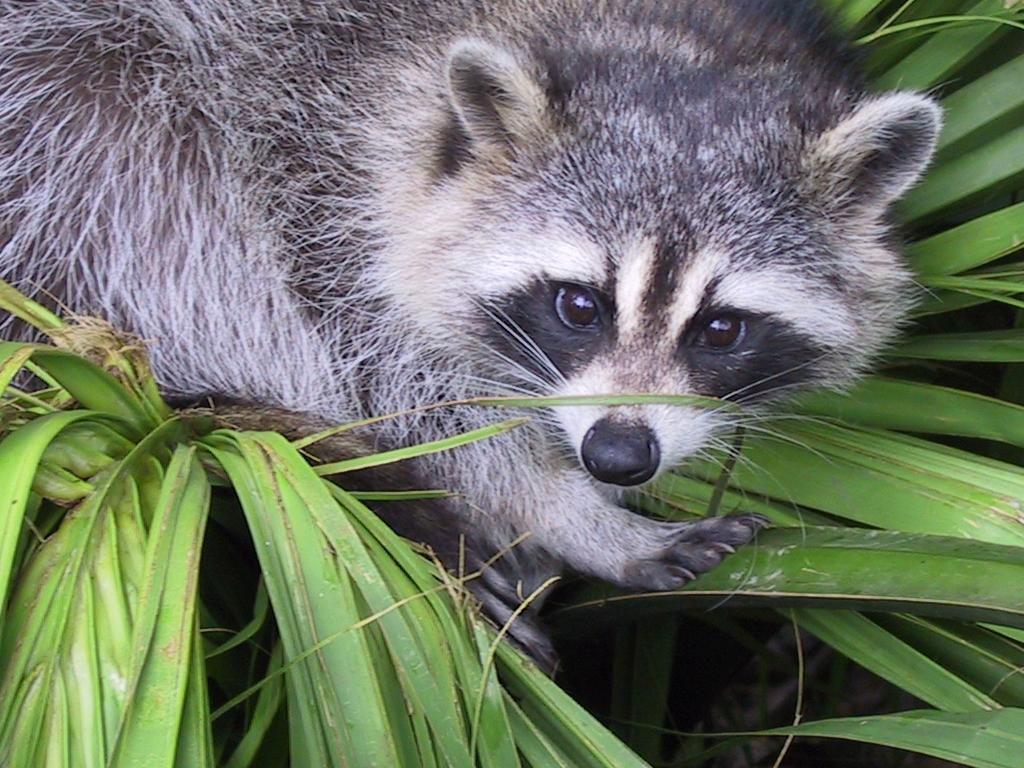
#> input picture python_01/ex03/animal.jpeg, 1024 x 768 px
$ python test.py
#> lines starting #> are read from the running program, lines starting #| are printed output that depends on the picture
### python_01/ex03/load_image.py
import numpy as np
from PIL import Image
import os


def check_file(path: str) -> None:
    """Raise an error if path is not an existing, readable file."""
    if not isinstance(path, str) or not path:
        raise ValueError("path must be a non-empty string")
    if not os.path.exists(path):
        raise FileNotFoundError(f"no such file: {path}")
    if not os.path.isfile(path):
        raise IsADirectoryError(f"not a file: {path}")
    if not os.access(path, os.R_OK):
        raise PermissionError(f"permission denied: {path}")


def ft_load(path: str) -> np.array:
    """Load a JPEG image and return its RGB pixels as a numpy array."""
    check_file(path)
    image = Image.open(path)
    if image.format != 'jpg' and image.format != 'JPEG':
        raise TypeError("image type only jpg or jpeg")
    np_image = np.array(image.convert("RGB"))
    print(f"The shape of image is: {np_image.shape}")
    return np_image


def main():
    print(ft_load("landscape.jpg"))

# [2 lines that do not run on import are left out]


### python_01/ex03/zoom.py
import numpy as np
import matplotlib.pyplot as plt
from PIL import Image
from load_image import ft_load


def check_image(image: np.ndarray) -> None:
    """Raise an error if image is not a non-empty (H, W, 3) uint8 array."""
    if not isinstance(image, np.ndarray):
        raise TypeError("image must be a numpy array")
    if image.ndim != 3 or image.shape[2] != 3:
        raise ValueError(f"image must have shape (H, W, 3), "
                         f"got {image.shape}")
    if image.size == 0:
        raise ValueError("image is empty")
    if image.dtype != np.uint8:
        raise TypeError(f"image dtype must be uint8, got {image.dtype}")


def check_area(image: np.ndarray, x_start: int, x_end: int,
               y_start: int, y_end: int) -> None:
    """Raise an error if the crop bounds are not ints inside the image."""
    bounds = {"x_start": x_start, "x_end": x_end,
              "y_start": y_start, "y_end": y_end}
    for name, value in bounds.items():
        if type(value) is not int:
            raise TypeError(f"{name} must be an int, "
                            f"got {type(value).__name__}")
    height, width = image.shape[:2]
    if not 0 <= x_start < x_end <= height:
        raise ValueError(f"rows must satisfy 0 <= x_start < x_end <= "
                         f"{height}, got {x_start}:{x_end}")
    if not 0 <= y_start < y_end <= width:
        raise ValueError(f"columns must satisfy 0 <= y_start < y_end <= "
                         f"{width}, got {y_start}:{y_end}")


def image_gray(image: np.ndarray) -> np.ndarray:
    """Convert an RGB image array to a 2D grayscale array (uint8)."""
    return np.array(Image.fromarray(image).convert("L"))


def image_zoom(image: np.ndarray, x_start: int, x_end: int,
               y_start: int, y_end: int) -> np.ndarray:
    """Crop the grayscale image to rows x_start:x_end and columns
    y_start:y_end, print its shape and pixels, display and return it."""
    check_image(image)
    check_area(image, x_start, x_end, y_start, y_end)
    print(image)
    gray = image_gray(image)
    zoom_img = gray[x_start:x_end, y_start:y_end, np.newaxis]
    print(f"New shape after slicing: {zoom_img.shape} "
          f"or {zoom_img.shape[:2]}")
    print(zoom_img)
    plt.imshow(zoom_img[:, :, 0], cmap="gray")
    plt.show()
    return zoom_img


# [7 lines left out: function main, not called in this run]


# [2 lines that do not run on import are left out]

### python_01/ex03/test.py
import matplotlib
matplotlib.use("Agg")
import matplotlib.pyplot as plt  # noqa: E402
import contextlib  # noqa: E402
import io  # noqa: E402
import os  # noqa: E402
import subprocess  # noqa: E402
import sys  # noqa: E402
import numpy as np  # noqa: E402
from PIL import Image  # noqa: E402
import zoom  # noqa: E402
from zoom import image_zoom  # noqa: E402
from load_image import ft_load  # noqa: E402

GREEN = "\033[92m"
RED = "\033[91m"
YELLOW = "\033[93m"
RESET = "\033[0m"

passed = 0
failed = 0

HERE = os.path.dirname(os.path.abspath(__file__))
ANIMAL = os.path.join(HERE, "animal.jpeg")
HANDLED = (TypeError, ValueError)
shown = []


def fake_show(*args, **kwargs) -> None:
    """Replace plt.show: remember what was drawn instead of opening a
    window."""
    images = plt.gca().get_images()
    shown.append(np.asarray(images[-1].get_array()) if images else None)
    plt.close("all")


plt.show = fake_show


def report(name: str, ok: bool, detail: str = "") -> None:
    """Print a single test result and update counters."""
    global passed, failed
    if ok:
        passed += 1
        print(f"{GREEN}[OK]{RESET}   {name}")
    else:
        failed += 1
        print(f"{RED}[FAIL]{RESET} {name}  {detail}")


def section(title: str) -> None:
    print(f"\n{YELLOW}=== {title} ==={RESET}")


def run(*args):
    """Call image_zoom(*args), capture stdout. Returns (result, out, exc)."""
    buf = io.StringIO()
    result, exc = None, None
    shown.clear()
    with contextlib.redirect_stdout(buf):
        try:
            result = image_zoom(*args)
        except Exception as e:
            exc = e
    return result, buf.getvalue(), exc


def expect_error(name: str, *args) -> None:
    """Bad input must raise TypeError/ValueError, print nothing and show
    nothing."""
    result, out, exc = run(*args)
    if isinstance(exc, HANDLED):
        report(f"{name}  ({type(exc).__name__}: {exc})",
               out == "" and not shown,
               f"-> printed {out[:60]!r} / showed {len(shown)} image(s)")
    elif exc is not None:
        report(name, False, f"-> raised {type(exc).__name__}: {exc}, "
                            f"expected TypeError/ValueError")
    else:
        report(name, False, f"-> no error, returned "
                            f"{type(result).__name__}")


def gray_of(image: np.ndarray) -> np.ndarray:
    return np.array(Image.fromarray(image).convert("L"))


def main():
    with contextlib.redirect_stdout(io.StringIO()):
        animal = ft_load(ANIMAL)
#> in ft_load, image is the input picture: PIL image 1024x768 RGB; mean R, G, B 110.7, 117.7, 102.1
    original = animal.copy()

    # ---------------------------------------------------------------
    section("Subject example (animal.jpeg, 100:500, 450:850)")
    result, out, exc = run(animal, 100, 500, 450, 850)
#> in image_gray, `return np.array(Image.fromarray(image).convert("L"))`:
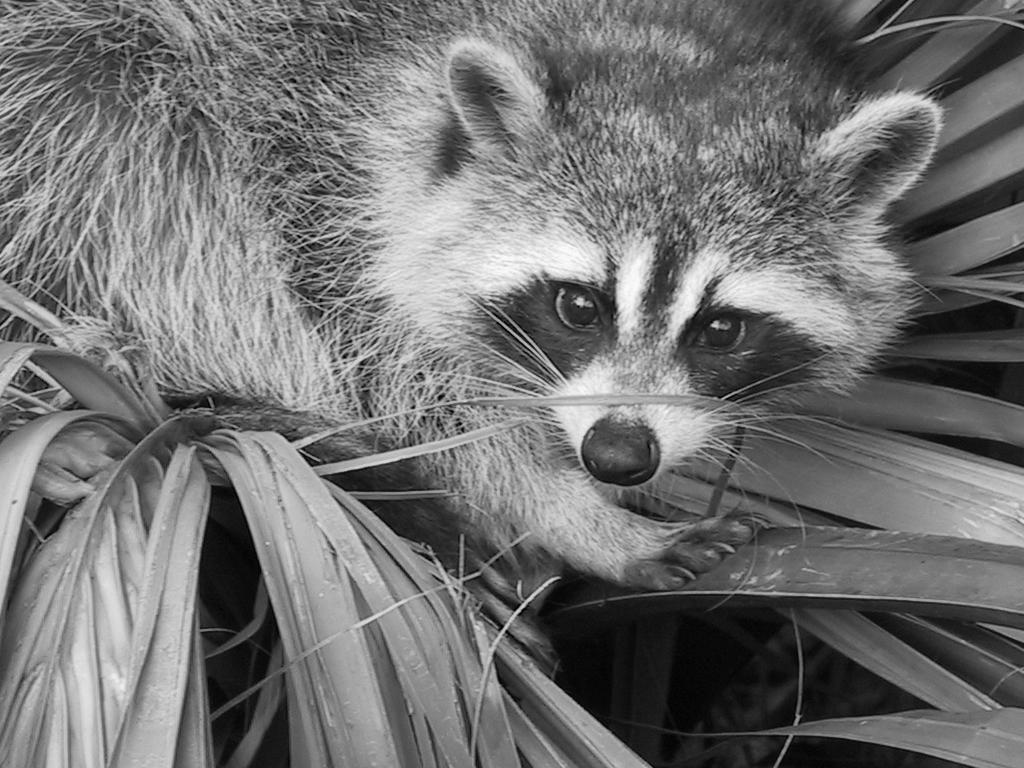
#> returned value: shape (768, 1024); min 0, max 253, mean 113.8
#> in image_zoom, `zoom_img = gray[x_start:x_end, y_start:y_end, np.newaxis]`:
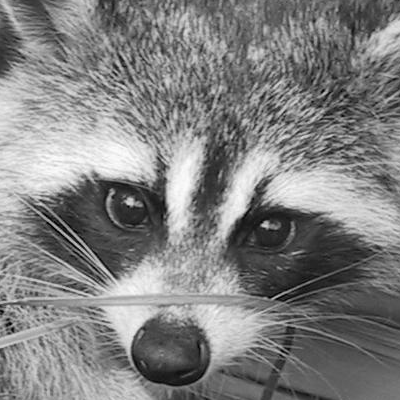
#> zoom_img: shape (400, 400, 1); min 0, max 253, mean 128.8
    report("no exception", exc is None, f"-> {exc!r}")
    report("returns (400, 400, 1) ndarray",
           isinstance(result, np.ndarray) and result.shape == (400, 400, 1),
           f"-> {getattr(result, 'shape', result)}")
    report("dtype uint8", getattr(result, "dtype", None) == np.uint8,
           f"-> {getattr(result, 'dtype', None)}")
    want = "New shape after slicing: (400, 400, 1) or (400, 400)"
    report("prints new shape line", want in out,
           f"-> expected {want!r} in output")
    report("prints the original image first",
           out.startswith(str(animal)), f"-> starts {out[:40]!r}")
    if isinstance(result, np.ndarray):
        report("pixels = grayscale crop",
               np.array_equal(result[:, :, 0],
                              gray_of(animal)[100:500, 450:850]))
        report("printed zoom data", str(result) in out)
    report("plt.show called once", len(shown) == 1,
           f"-> {len(shown)} time(s)")
    if shown and shown[0] is not None:
        report("displayed image is 400x400", shown[0].shape == (400, 400),
               f"-> {shown[0].shape}")
    report("input image not modified", np.array_equal(animal, original))

    # ---------------------------------------------------------------
    section("Small synthetic image")
    small = np.arange(4 * 5 * 3, dtype=np.uint8).reshape(4, 5, 3)
    result, _, exc = run(small, 1, 3, 2, 5)
#> in fake_show (call 2), `plt.close("all")`:
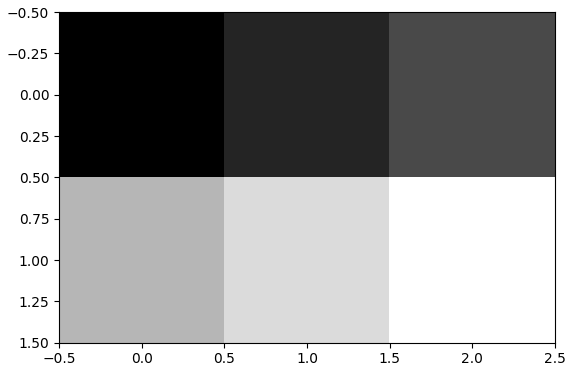
#> figure drawn by matplotlib, 1 panel
    report("crop 1:3, 2:5 -> (2, 3, 1)",
           exc is None and getattr(result, "shape", None) == (2, 3, 1),
           f"-> {exc!r} {getattr(result, 'shape', None)}")
    result, _, exc = run(small, 0, 4, 0, 5)
#> in fake_show (call 3), `plt.close("all")`:
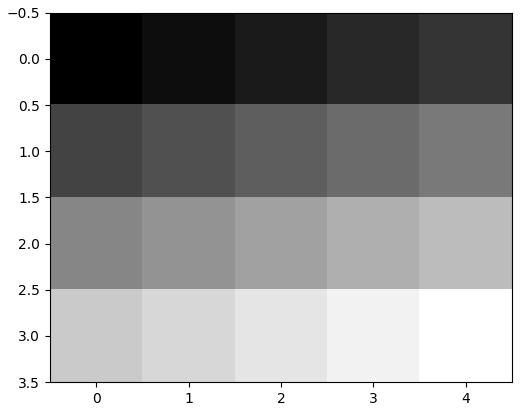
#> figure drawn by matplotlib, 1 panel
    report("full image crop -> (4, 5, 1)",
           exc is None and getattr(result, "shape", None) == (4, 5, 1),
           f"-> {exc!r} {getattr(result, 'shape', None)}")
    result, _, exc = run(small, 3, 4, 4, 5)
#> in fake_show (call 4), `plt.close("all")`:
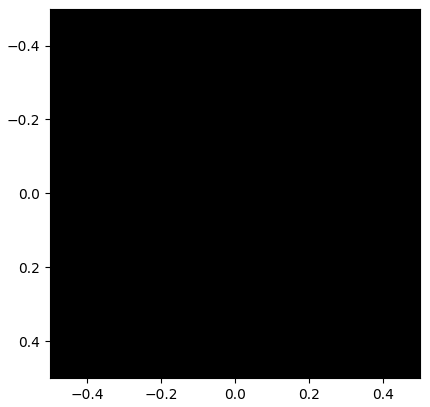
#> figure drawn by matplotlib, 1 panel
    report("1x1 crop at the corner",
           exc is None and getattr(result, "shape", None) == (1, 1, 1),
           f"-> {exc!r} {getattr(result, 'shape', None)}")

    # ---------------------------------------------------------------
    section("Error - image is not a valid array")
    expect_error("image is None", None, 0, 1, 0, 1)
    expect_error("image is a list", small.tolist(), 0, 1, 0, 1)
    expect_error("image is a str", "animal.jpeg", 0, 1, 0, 1)
    expect_error("2D image", small[:, :, 0], 0, 1, 0, 1)
    expect_error("4 channels", np.zeros((4, 4, 4), np.uint8), 0, 1, 0, 1)
    expect_error("1 channel 3D", np.zeros((4, 4, 1), np.uint8), 0, 1, 0, 1)
    expect_error("empty image", np.zeros((0, 0, 3), np.uint8), 0, 1, 0, 1)
    expect_error("float image", small.astype(float), 0, 1, 0, 1)

    # ---------------------------------------------------------------
    section("Error - bounds are not ints")
    expect_error("float bound", small, 0.0, 2, 0, 2)
    expect_error("str bound", small, 0, "2", 0, 2)
    expect_error("None bound", small, 0, 2, None, 2)
    expect_error("bool bound", small, 0, 2, 0, True)
    expect_error("numpy int bound", small, np.int64(0), 2, 0, 2)

    # ---------------------------------------------------------------
    section("Error - bounds out of range")
    expect_error("negative start", small, -1, 2, 0, 2)
    expect_error("x_end > height", small, 0, 5, 0, 2)
    expect_error("y_end > width", small, 0, 2, 0, 6)
    expect_error("x_start == x_end (empty)", small, 2, 2, 0, 2)
    expect_error("y_start > y_end", small, 0, 2, 3, 1)

    # ---------------------------------------------------------------
    section("Script run (python zoom.py)")
    env = dict(os.environ, MPLBACKEND="Agg", PYTHONWARNINGS="ignore")
    proc = subprocess.run([sys.executable, "zoom.py"], cwd=HERE, env=env,
                          capture_output=True, text=True)
    lines = proc.stdout.splitlines()
    report("first line is ft_load shape",
           lines[:1] == ["The shape of image is: (768, 1024, 3)"],
           f"-> {lines[:1]!r}")
    report("prints new shape line", any(
        "New shape after slicing: (400, 400, 1) or (400, 400)" == ln
        for ln in lines))
    report("exit code 0, no stderr",
           proc.returncode == 0 and proc.stderr == "",
           f"-> code {proc.returncode}, stderr {proc.stderr[-200:]!r}")

    # ---------------------------------------------------------------
    section("Docstrings / signature")
    report("image_zoom has __doc__", bool((image_zoom.__doc__ or "").strip()))
    ann = image_zoom.__annotations__
    report("bounds hinted as int",
           all(ann.get(k) is int
               for k in ("x_start", "x_end", "y_start", "y_end")),
           f"-> {ann}")
    report("return type hint present", "return" in ann, f"-> {ann}")
    src = open(zoom.__file__).read()
    report("module guarded by if __name__ == '__main__'",
           "__name__ == '__main__'" in src
           or "__name__ == \"__main__\"" in src)

    # ---------------------------------------------------------------
    total = passed + failed
    color = GREEN if failed == 0 else RED
    print(f"\n{color}Result: {passed}/{total} passed, "
          f"{failed} failed{RESET}")


if __name__ == "__main__":
    main()
#> (the call stopped at in main, `proc = subprocess.run([sys.executable, "zoom.py"], cwd=HERE, env=env, ..`: subprocess is not available in this run)
